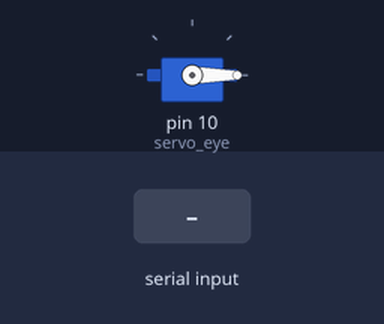
This sketch was run on a simulated Arduino Uno, built with avr-gcc and run on an emulated ATmega328P. Shown: servo. The inputs (shaded band) are chosen by the test bench.

Above: at 1.2 s.
1.3 s: "o" received over Serial
At 1.9 s:
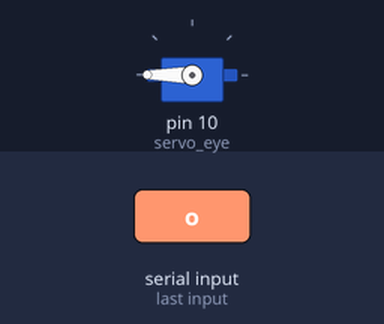
2.8 s: "c" received over Serial
At 4.2 s:
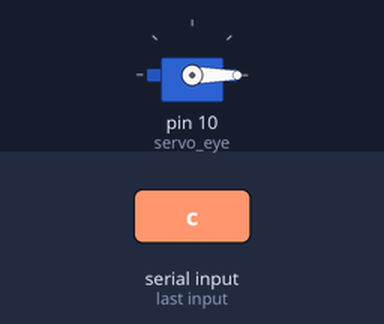
Timing chart, 0 to 5.8 s (numbered marks = the images above; inputs shaded):
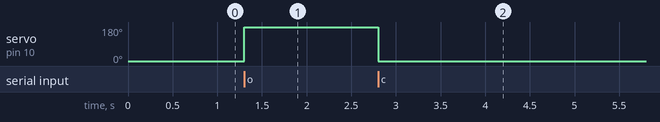

Measured:
- after the input at 1.3 s, servo on pin 10 (servo_eye): 0° → 180° at once
- after the input at 2.8 s, servo on pin 10 (servo_eye): 180° → 0° at once

The sketch:

eyes_node.ino
```cpp
#include <Servo.h>
Servo servo_eye;
char inChar;
#define LED_PIN SS

void setup() {
  pinMode(LED_PIN, OUTPUT); // Инициализация светодиода
  Serial.begin(115200); // Инициализация Serial - порта
  servo_eye.attach(10);
  servo_eye.write(0);
}

void loop() {
  if (Serial.available() > 0)
  {
    inChar = Serial.read();
    if (inChar == 'o') // e - Enable - включить
    {
      servo_eye.write(180);
    }
    else if (inChar == 'c') // d - Disable - выключить
    {
      servo_eye.write(0);
    }

    else if (inChar == 's') // b - Blink - выключить режим мигания
    {
      if (servo_eye.read() == 180) {
        Serial.print("opened\n");
      }
      else {
          Serial.print("closed\n");
        }
    }
  }
}
```
